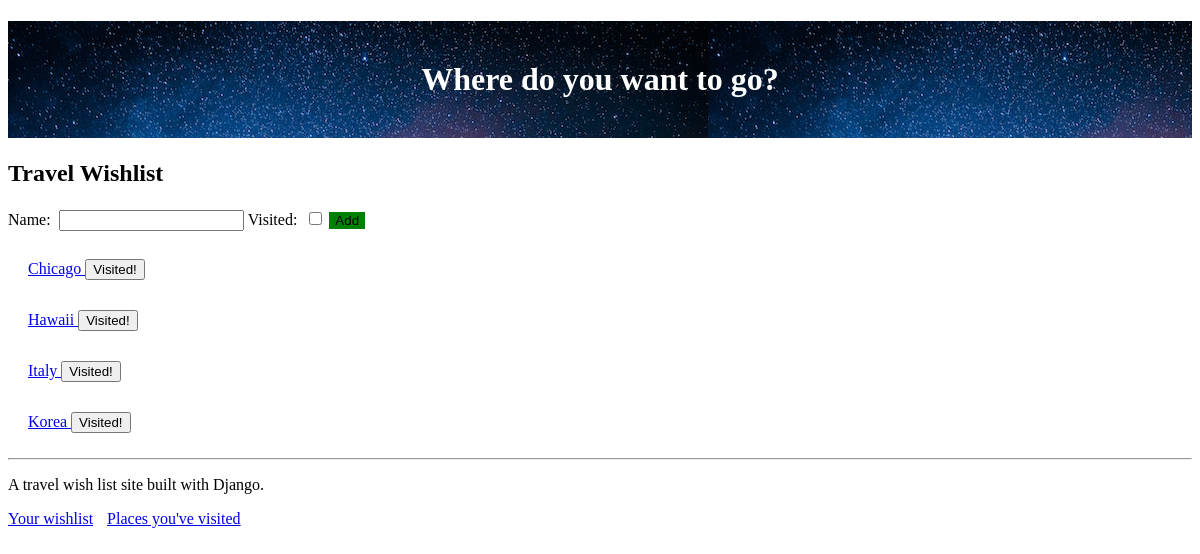
The app's page / (signed in) with its own data.
### travel_wishlist/models.py (models this page shows, shortened)
class Place(models.Model):
    user = models.ForeignKey('auth.user', null=False, on_delete=models.CASCADE)
    name = models.CharField(max_length=200)
    visited = models.BooleanField(default=False)
    notes = models.TextField(blank=True, null=True)
    date_visited = models.DateField(blank=True, null=True)
    photo = models.ImageField(upload_to='user_images/', blank=True, null=True)

### travel_wishlist/views.py (the view, shortened to what this page needs)
# urls.py: path('', views.place_list, name='place_list'),
@login_required
def place_list(request):
    places = Place.objects.filter(user=request.user).filter(visited=False).order_by('name')
    new_place_form = NewPlaceForm()
    return render(request, 'travel_wishlist/wishlist.html', { 'places': places, 'new_place_form': new_place_form })

### travel_wishlist/forms.py
class NewPlaceForm(forms.ModelForm):
    class Meta:
        model = Place
        fields = ('name', 'visited')

### travel_wishlist/templates/travel_wishlist/wishlist.html (shortened to what this page needs)
{% extends 'travel_wishlist/base.html' %}
{% block content %}
<h2>Travel Wishlist</h2>
<form method="POST" action="{% url 'place_list' %}">
    {{ new_place_form }}
    <button id="add-new-place" type="submit">Add</button>
</form>
{% for place in places %}
    <div class="wishlist-place">
        <span class="place-name-{{ place.pk }}" class="place-name">
            <a href="{% url 'place_details' place_pk=place.pk %}">
                {{ place.name }}
            </a>
        </span>
        <form class="visited-form" methods="POST" action="{% url 'place_was_visited' %}">
            <button type="submit">Visited!</button>
        </form>
    </div>
{% empty %}
    <P>You have no places in your wishlist</P>
{% endfor %}
{% endblock %}

### travel_wishlist/static/css/style.css (style rules this page uses)
label { display: inline-block; padding-right: 8px; }
button { margin: 5px 0px 5px 0; }
div.wishlist-place { margin: 20px; }
form.visited-form { display: inline-block; width: 10%; }
#add-new-place { background-color: green; border: darkgreen; }

### records on screen
Place: name "Chicago"
Place: name "Hawaii"
Place: name "Italy"
Place: name "Korea"
